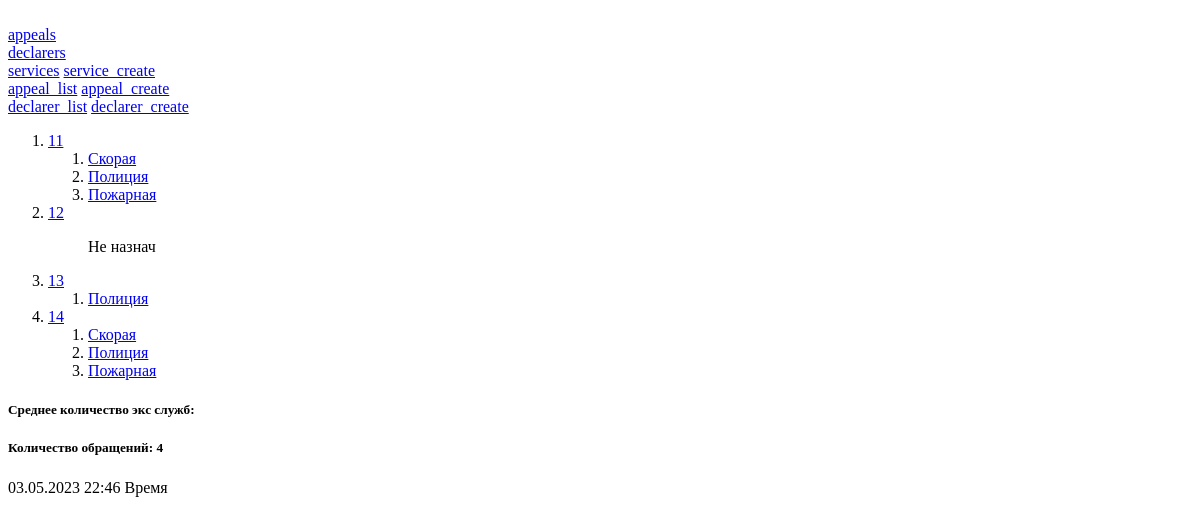
Before: /appeal_list/ with the older database file.
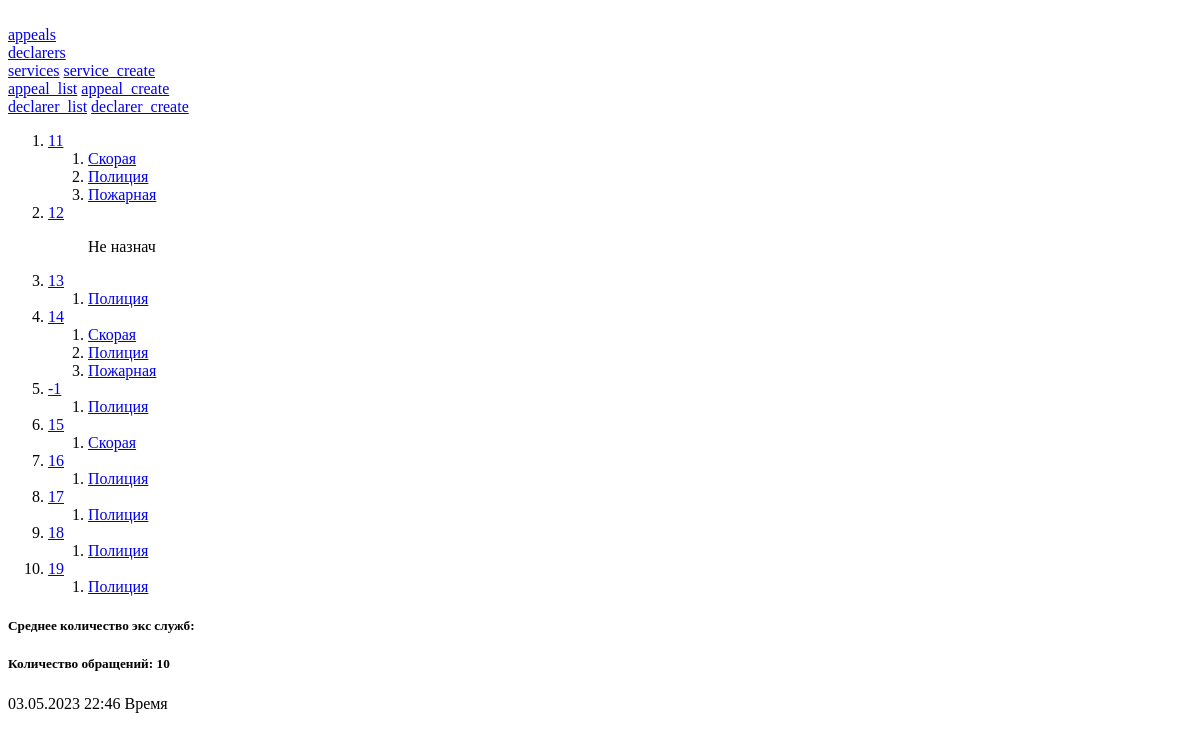
After: the same page with the newer database file.
### core/models.py (models this page shows, shortened)
class Appeal(models.Model):
    in_work = 'В работе'
    complited = 'Завершено'
    status_choices = [
        (in_work, 'В работе'),
        (complited, 'Завершено')
    ]
    declarer = models.ForeignKey(Declarer, verbose_name='Заявитель', on_delete=models.CASCADE, related_name='appeals')
    services = models.ManyToManyField(Service, verbose_name='Службы', blank=True, related_name='appeals')
    created = models.DateField('Время обращения', auto_now_add=True)
    number = models.IntegerField('Номер обращения', db_index=True, unique=True, blank=True,)
    status = models.CharField('Статус', max_length=10, choices=status_choices, default='В работе')
    casualties = models.IntegerField('Количество пострадавших')
    dont_call = models.BooleanField('Не звонить', null=True, blank=True)
    description = models.TextField('Описание', blank=True)
    class Meta:
        ordering = ['created', 'number']
        verbose_name = 'Обращение'
        verbose_name_plural = 'Список обращений'

class Service(models.Model):
    name = models.CharField('Название службы', max_length=50)
    cod = models.IntegerField('Код службы')
    phone = models.IntegerField('Номер телефона')
    class Meta:
        ordering = ['cod']
        verbose_name = 'Экстренная служба'
        verbose_name_plural = 'Список экс. служб'
    def __str__(self):
        return self.name

### core/views.py (the view)
# urls.py: path('appeal_list/', core.views.appeal_list.as_view()),
class appeal_list(TemplateView):
    template_name = 'core/appeal_list.html'
    def get_context_data(self, **kwargs):
        c = super().get_context_data(**kwargs)
        c['appeals'] = models.Appeal.objects.all()
        return c

### core/templates/core/appeal_list.html
{% extends 'core/base.html' %}
{% block content %}
    <ol>
        {% for i in appeals %}
        <li><a href="/appeals/{{i.pk}}">{{i.number}}</a></li>
            <ol>
            {% for s in i.services.all %}
            <li><a href="/services/{{s.pk}}">{{s}}</a></li>
            {% empty %}
            <p>Не назнач</p>
            {% endfor %}
            </ol>
        {% endfor %}
    </ol>
    <h5>Среднее количество экс служб: </h5>
    <h5>Количество обращений: {{ appeals|length }}</h5>
{% include "core/footer.html" with year=y %}
{% endblock %}

### core/templates/core/base.html (shortened to what this page needs)
<!DOCTYPE html>
<html lang="ru">
<head>
</head>
<body>
    <br><a href="/appeals/">appeals</a>
    <br><a href="/declarers/">declarers</a>
    <br><a href="/services/">services</a> <a href="/service_create/">service_create</a>
    <br><a href="/appeal_list/">appeal_list</a> <a href="/appeal_create/">appeal_create</a>
    <br><a href="/declarer_list/">declarer_list</a> <a href="/declarer_create/">declarer_create</a>
    <br>{% block content %}{% endblock %}
</body>
</html>

### core/templates/core/footer.html
<footer class="footer">
    <div class="container">
        <div class="row">
            <div class="col-md-12 text-center">
                <p>{% now "SHORT_DATETIME_FORMAT"%} Время</p>
            </div>
        </div>
    </div>
</footer>

Changed rows visible on the page:
added Appeal: number "-1", Service (name "Полиция")
added Appeal: number "15", Service (name "Скорая")
added Appeal: number "16", Service (name "Полиция")
added Appeal: number "17", Service (name "Полиция")
added Appeal: number "18", Service (name "Полиция")
added Appeal: number "19", Service (name "Полиция")
Other visible differences:
{{ appeals|length }}: "4" → "10"
